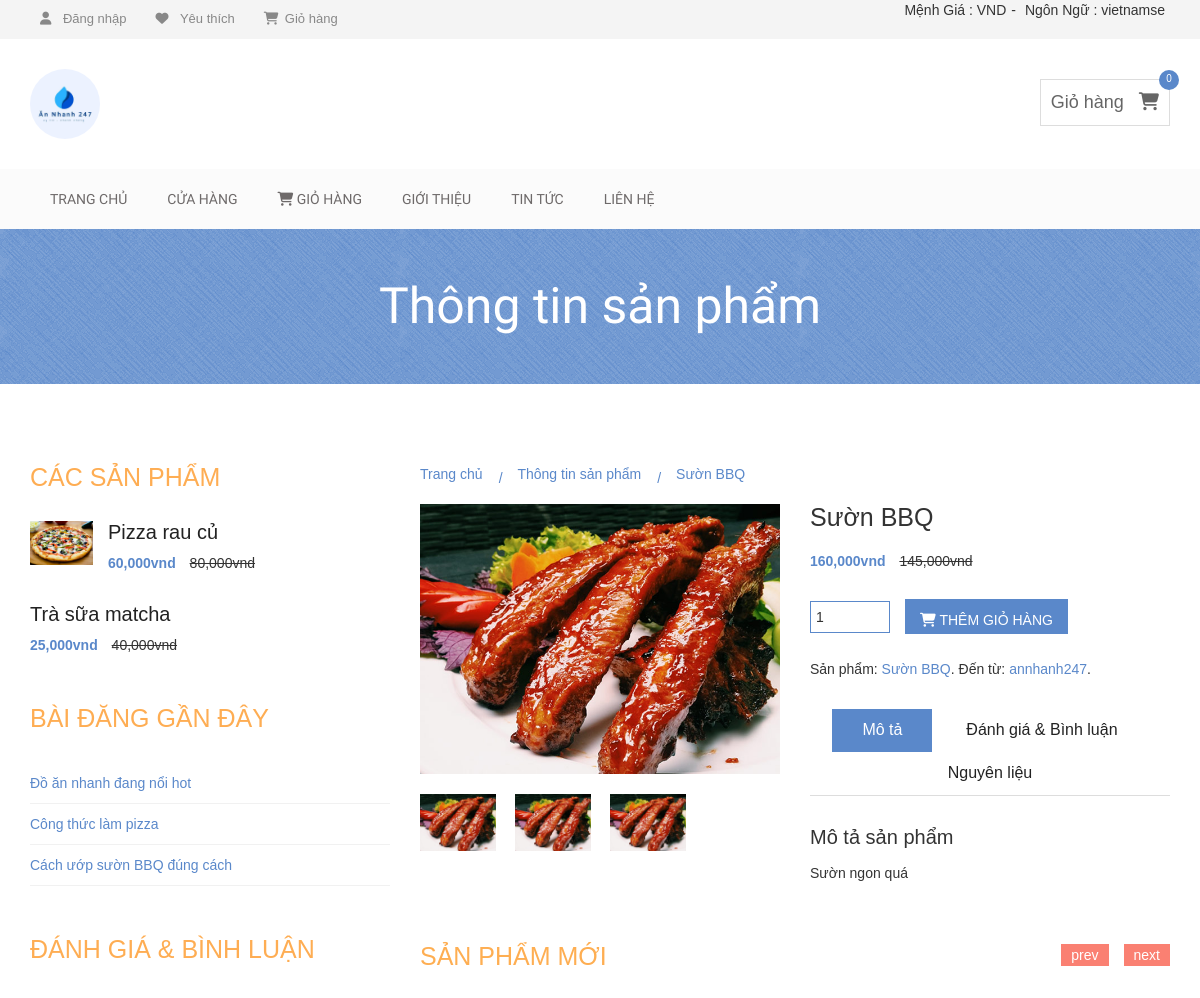
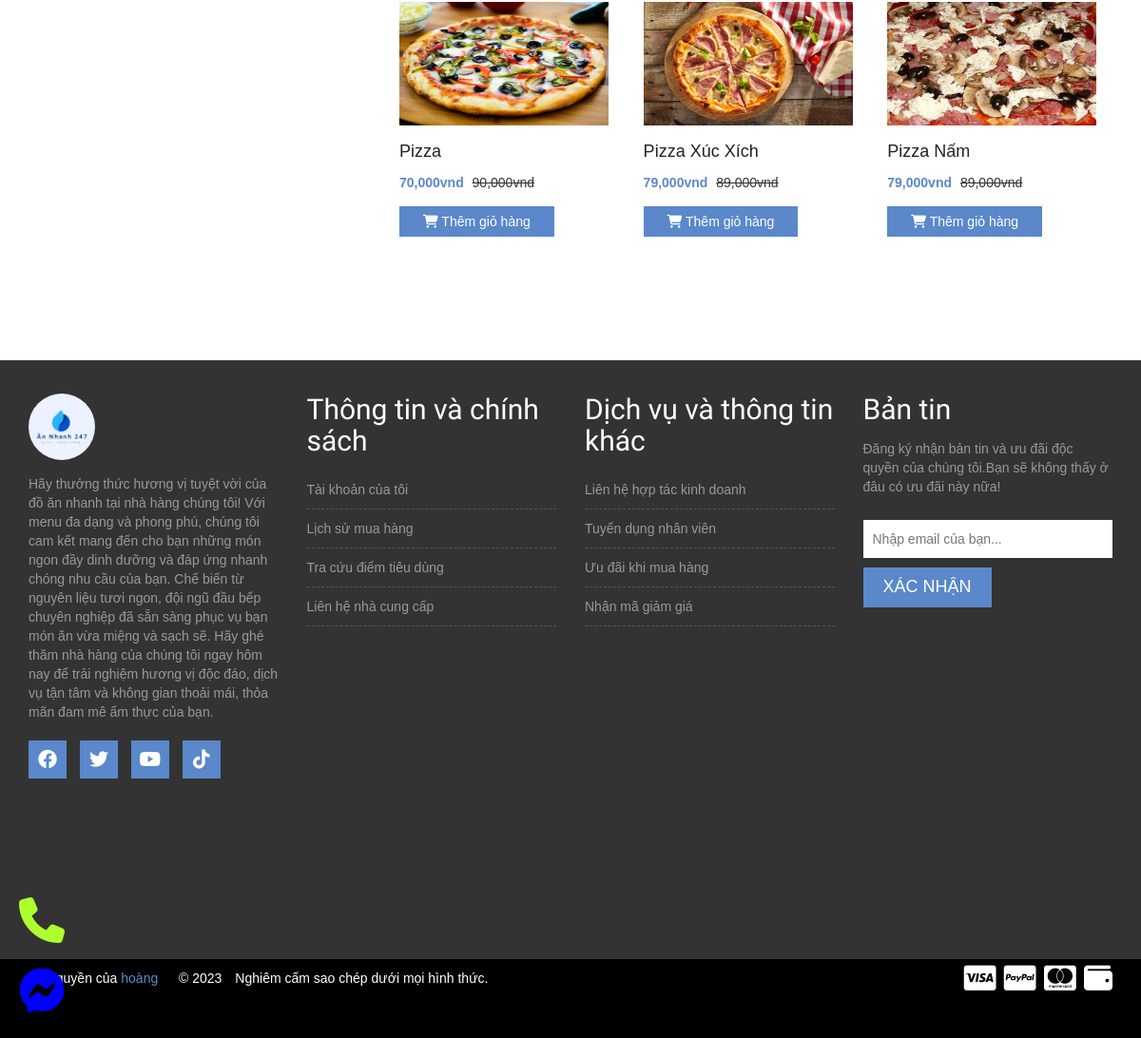
The page /client/index.php?controller=chitietsanpham&id=5 on the database its author committed (2 pictures, top to bottom).
### tables this page shows
CREATE TABLE `sanpham` (
  `id` int(11) NOT NULL,
  `nhacungcap_id` int(11) DEFAULT NULL,
  `danhmuc_id` int(11) DEFAULT NULL,
  `tensanpham` varchar(50) DEFAULT NULL,
  `anhsanpham` varchar(50) DEFAULT NULL,
  `giamoi` decimal(15,2) DEFAULT NULL,
  `giacu` decimal(15,2) DEFAULT NULL,
  `soluong` int(11) DEFAULT NULL,
  `mota` varchar(500) DEFAULT NULL,
  `nguyenlieu` varchar(500) NOT NULL,
  `ngaythemsanpham` timestamp NOT NULL DEFAULT current_timestamp()
);

### client/view/V_chitietsanpham.php (the view, shortened to what the rows shown need)
<!DOCTYPE html>
<html lang="vi">
<head>
    <link rel="stylesheet" href="css/bootstrap.min.css">
    <link rel="stylesheet" href="css/font-awesome.min.css">
    <link rel="stylesheet" href="https://cdnjs.cloudflare.com/ajax/libs/font-awesome/6.3.0/css/all.min.css">
    <link rel="stylesheet" href="css/owl.carousel.css">
    <link rel="stylesheet" href="css/style.css">
    <link rel="stylesheet" href="css/responsive.css">
</head>
<body>
    <div class="site-branding-area">
        <div class="container">
            <div class="row">
                <div class="col-sm-6">
                    <div class="logo">
                        <h1><a href="?controller=trangchu"><img style="width: 70px; border-radius: 50%;" src="img/logo_annhanh.jpg"></a></h1>
                    </div>
                </div>
            </div>
        </div>
    </div>
    <div class="product-big-title-area">
        <div class="container">
            <div class="row">
                <div class="col-md-12">
                    <div class="product-bit-title text-center">
                        <h2>Thông tin sản phẩm</h2>
                    </div>
                </div>
            </div>
        </div>
    </div>
    <div class="single-product-area">
        <div class="container">
            <div class="row">
                <div class="col-md-4">
                    <div class="single-sidebar">
                        <h2 class="sidebar-title">Các sản phẩm</h2>
                        <div class="thubmnail-recent">
                            <h2><a style="text-decoration: none;" href="#">Pizza rau củ</a></h2>
                        </div>
                        <div class="thubmnail-recent">
                            <h2><a style="text-decoration: none;" href="#">Trà sữa matcha</a></h2>
                        </div>
                    </div>
                    <div class="single-sidebar">
                        <h2 class="sidebar-title">Bài đăng gần đây</h2>
                    </div>
                    <div class="single-sidebar">
                        <h2 class="sidebar-title">Đánh giá & Bình luận</h2>
                    </div>
                </div>
                <div class="col-md-8">
                    <div class="product-content-right">
                        <div class="product-breadcroumb">
                            <a style="text-decoration: none;" href="?controller=trangchu">Trang chủ</a>
                            <a style="text-decoration: none;" href="#">Thông tin sản phẩm</a>
                            <a style="text-decoration: none;" href><?php echo $sanpham[0]['tensanpham'] ?></a>
                        </div>
                        <div class="row">
                            <div class="col-sm-6">
                                <div class="product-images">
                                    <div class="product-main-img">
                                        <img src="<?php echo $sanpham[0]['anhsanpham'] ?>" alt="anhsanpham">
                                    </div>
                                    <div class="product-gallery">
                                        <img src="<?php echo $sanpham[0]['anhsanpham'] ?>" alt="anhsanpham">
                                        <img src="<?php echo $sanpham[0]['anhsanpham'] ?>" alt="anhsanpham">
                                        <img src="<?php echo $sanpham[0]['anhsanpham'] ?>" alt="anhsanpham">
                                    </div>
                                </div>
                            </div>
                            <div class="col-sm-6">
                                <div class="product-inner">
                                    <?php
                                    foreach ($sanpham as $key => $value) { ?>
                                        <h2 class="product-name"><?php echo $sanpham[0]['tensanpham'] ?></h2>
                                        <div class="product-inner-price">
                                            <ins><?php echo number_format($sanpham[0]['giamoi']) ?>vnd</ins> <del><?php echo number_format($sanpham[0]['giacu']) ?>vnd</del>
                                        </div>
                                        <form action="?controller=themgiohang&id=<?php echo $value['id'] ?>" class="cart" method="post">
                                            <div class="quantity" style="margin-top: 5px;">
                                                <input style="width: 80px;" type="number" size="5" class="input-text qty text" title="Qty" value="1" name="quantity" min="1" max="1000" step="1">
                                            </div>
                                            <button style="height: 35px; margin-top: 3px;" type="submit" name="btn_themgiohang"><i class="fa-sharp fa-solid fa-cart-shopping"></i> Thêm giỏ hàng</button>
                                        </form>
                                        <div class="product-inner-category">
                                            <p>Sản phẩm: <a style="text-decoration: none;" href="#"><?php echo $sanpham[0]['tensanpham'] ?></a>.
                                                Đến từ: <a style="text-decoration: none;" href="#">annhanh247</a>.
                                            </p>
                                        </div>
                                    <?php } ?>
                                    <div role="tabpanel">
                                        <ul class="product-tab" role="tablist">
                                        </ul>
                                        <div class="tab-content">
                                            <div role="tabpanel" class="tab-pane fade in active" id="home">
                                                <h2>Mô tả sản phẩm</h2>
                                                <?php
                                                foreach ($sanpham as $key => $value) { ?>
                                                    <p><?php echo $sanpham[0]['mota'] ?></p>
                                                <?php } ?>
                                            </div>
                                        </div>
                                    </div>
                                </div>
                            </div>
                        </div>
                        <div class="related-products-wrapper">
                            <h2 class="related-products-title">Sản phẩm mới</h2>
                            <div class="related-products-carousel">
                                <?php
                                foreach ($pizza as $key => $value) { ?>
                                    <div class="single-product">
                                        <div class="product-f-image">
                                            <a href="?controller=chitietsanpham&id=<?php echo $value['id'] ?>"><img style="width: 220px; height: 130px;" src="<?php echo $value['anhsanpham']; ?>" alt="anhsanpham"></a>
                                        </div>
                                        <h2><a href="?controller=chitietsanpham&id=<?php echo $value['id'] ?>"><?php echo $value['tensanpham']; ?></a></h2>
                                        <div class="product-carousel-price">
                                            <ins><?php echo number_format($value['giamoi']) ?>vnd</ins> <del><?php echo number_format($value['giacu']) ?>vnd</del>
                                        </div>
                                        <div class="product-option-shop">
                                            <a class="add_to_cart_button" data-quantity="1" data-product_sku data-product_id="70" rel="nofollow" href="?controller=themgiohang&id=<?php echo $value['id'] ?>"><i class="fa-sharp fa-solid fa-cart-shopping"></i>
                                                Thêm giỏ hàng</a>
                                        </div>
                                    </div>
                                <?php } ?>
                            </div>
                        </div>
                    </div>
                </div>
            </div>
        </div>
    </div>
    <div class="footer-top-area">
        <div class="container">
            <div class="row">
                <div class="col-md-3 col-sm-6">
                    <div class="footer-about-us">
                        <h2><img style="width: 70px; border-radius: 50%;" src="img/logo_annhanh.jpg"></h2>
                    </div>
                </div>
                <div class="col-md-3 col-sm-6">
                    <div class="footer-menu">
                        <h2 class="footer-wid-title">Thông tin và chính
                            sách
                        </h2>
                    </div>
                </div>
                <div class="col-md-3 col-sm-6">
                    <div class="footer-menu">
                        <h2 class="footer-wid-title">Dịch vụ và thông
                            tin
                            khác</h2>
                    </div>
                </div>
                <div class="col-md-3 col-sm-6">
                    <div class="footer-newsletter">
                        <h2 class="footer-wid-title">Bản tin</h2>
                        <br>
                    </div>
                </div>
            </div>
        </div>
    </div>
</body>
</html>

### rows shown on the page
sanpham: tensanpham "Sườn BBQ", anhsanpham (picture), giamoi "160,000", giacu "145,000", mota "Sườn ngon quá"
sanpham: anhsanpham (picture), tensanpham "Pizza", giamoi "70,000", giacu "90,000"
sanpham: anhsanpham (picture), tensanpham "Pizza Xúc Xích", giamoi "79,000", giacu "89,000"
sanpham: anhsanpham (picture), tensanpham "Pizza Nấm", giamoi "79,000", giacu "89,000"

### other values the page prints
$sl "0"
